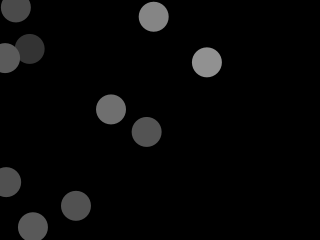
Frame 1 (no input)
Frame 60 (the mouse pressed at the canvas centre just before this capture): identical to frame 1, image omitted
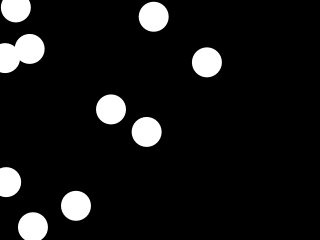
Frame 120 (the mouse held since frame 60 and released just before this capture)

The Processing sketch that drew these frames (run headless with seeded random() and noise(); from frame 60 on, the mouse is pressed at the canvas centre):

// Processing sketch: processing_17487
// ── processing_17487.pde

Thing[] ts = new Thing[10];
BG bg;
void setup() {
 size(320,240);
 for(int i = 0; i < ts.length; i++){  
     ts[i] = new Thing(random(width),random(height),30,30,color(random(100)+50));
 }
 bg = new BG(0,0,width,height,color(0));
}

void draw() {
 bg.draw();
 for(int i = 0; i < ts.length; i++){
     ts[i].draw();
 }
}
void mousePressed(){
    for(int i = 0; i < ts.length; i++){
       ts[i].mousePressed();
   }
}
void mouseReleased(){for(
    int i = 0; i < ts.length; i++){
        ts[i].mouseReleased();
    }
}
class Thing{
    float x,y,Width,Height;
    color C, storedC;
    Thing(float _x, float _y, float _Width, float _Height, color _C){
        x = _x;
        y = _y;
        Width = _Width;
        Height = _Height;
        storedC = C = _C;
    }
    void draw(){
        if((dist(mouseX,mouseY,x,y) < Width/2)&&(mousePressed)){
            for(int i = 0; i < ts.length; i++){
                stroke(200);
                line(ts[i].x,ts[i].y,x,y);
                C = color(255,0,0);
            }
        }
        fill(C);
        noStroke();
        ellipse(x,y,Width,Height);
    }
    void mousePressed(){
            C = color(255);
    }
    void mouseReleased(){
        C = storedC;
    }
}

class BG{
    float x,y,Width,Height;
    color C;
    BG(float _x, float _y, float _Width, float _Height, color _C){
        x = _x;
        y = _y;
        Width = _Width;
        Height = _Height;
        C = _C;
    }
    void draw(){
        fill(C);
        noStroke();
        rect(x,y,Width,Height);
    }
}
                
                                                                                
